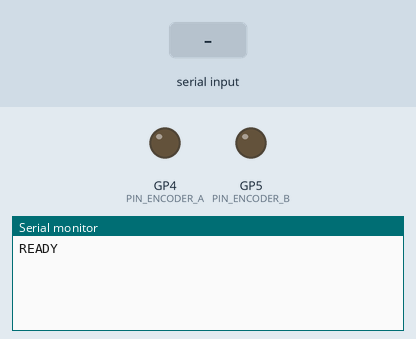
A sketch run on a simulated Raspberry Pi Pico. Shown: output pins drawn as LEDs (lit = HIGH), the last lines printed to the serial monitor. The inputs (shaded band) are chosen by the test bench.

Above: at 1.2 s.
1.3 s: "START\n" received over Serial
At 2.7 s:
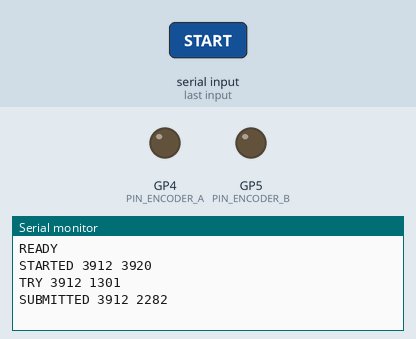
4.3 s: "STOP\n" received over Serial
At 5.0 s:
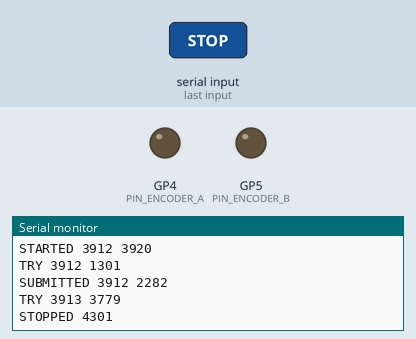

The sketch:

sketch_sep22a.ino
```cpp
/*
  ESP32-C3 encoder emulator with a serial START/STOP protocol.

  GPIO4 -> encoder A / RP2040 GPIO27
  GPIO5 -> encoder B / RP2040 GPIO29
  GPIO6 -> encoder button / RP2040 GPIO28
  GND   -> target GND

  Lines are only pulled LOW or released. HIGH comes from target pull-ups.
  Reconstructed from the colleague's description; hardware not verified here.
*/

#include <Arduino.h>
#include <string.h>

constexpr uint8_t PIN_ENCODER_A = 4;
constexpr uint8_t PIN_ENCODER_B = 5;
constexpr uint8_t PIN_ENCODER_SW = 6;

constexpr uint16_t FIRST_ATTEMPT = 3912;
constexpr uint16_t LAST_ATTEMPT = 3920;

constexpr uint32_t PHASE_DELAY_MS = 8;
constexpr uint32_t BETWEEN_DETENTS_MS = 82;
constexpr uint32_t BEFORE_BUTTON_MS = 15;
constexpr uint32_t BUTTON_DOWN_MS = 15;
constexpr uint32_t BUTTON_RELEASE_MS = 35;
constexpr uint32_t AFTER_ATTEMPT_MS = 1360;

bool encoderAt11 = true;
bool stopRequested = false;
bool startRequested = false;
bool started = false;
bool finished = false;
bool stopAnnounced = false;
char commandBuffer[16] = {};
uint8_t commandLength = 0;

void pullLow(uint8_t pin) {
  digitalWrite(pin, LOW);
  pinMode(pin, OUTPUT);
}

void releaseLine(uint8_t pin) {
  pinMode(pin, INPUT);
}

void releaseAllLines() {
  releaseLine(PIN_ENCODER_A);
  releaseLine(PIN_ENCODER_B);
  releaseLine(PIN_ENCODER_SW);
}

void processCommandLine() {
  commandBuffer[commandLength] = '\0';
  if (strcmp(commandBuffer, "START") == 0 && !started && !finished && !stopRequested) {
    startRequested = true;
  } else if (strcmp(commandBuffer, "STOP") == 0) {
    stopRequested = true;
  }
  commandLength = 0;
}

void pollCommands() {
  while (Serial.available() > 0) {
    const char c = static_cast<char>(Serial.read());
    if (c == 'X' || c == 'x') {
      stopRequested = true;
      commandLength = 0;
    } else if (c == '\n' || c == '\r') {
      if (commandLength > 0) processCommandLine();
    } else if (commandLength < sizeof(commandBuffer) - 1) {
      commandBuffer[commandLength++] = c;
    } else {
      commandLength = 0;
    }
  }
}

bool controlledDelay(uint32_t durationMs) {
  for (uint32_t i = 0; i < durationMs; ++i) {
    pollCommands();
    if (stopRequested) return false;
    delay(1);
  }
  pollCommands();
  return !stopRequested;
}

bool rotateOneStepUp() {
  if (encoderAt11) {
    pullLow(PIN_ENCODER_B);       // 11 -> 01
    if (!controlledDelay(PHASE_DELAY_MS)) return false;
    pullLow(PIN_ENCODER_A);       // 01 -> 00
    encoderAt11 = false;
  } else {
    releaseLine(PIN_ENCODER_B);   // 00 -> 10
    if (!controlledDelay(PHASE_DELAY_MS)) return false;
    releaseLine(PIN_ENCODER_A);   // 10 -> 11
    encoderAt11 = true;
  }
  return controlledDelay(BETWEEN_DETENTS_MS);
}

bool rotateOneStepDown() {
  if (encoderAt11) {
    pullLow(PIN_ENCODER_A);       // 11 -> 10
    if (!controlledDelay(PHASE_DELAY_MS)) return false;
    pullLow(PIN_ENCODER_B);       // 10 -> 00
    encoderAt11 = false;
  } else {
    releaseLine(PIN_ENCODER_A);   // 00 -> 01
    if (!controlledDelay(PHASE_DELAY_MS)) return false;
    releaseLine(PIN_ENCODER_B);   // 01 -> 11
    encoderAt11 = true;
  }
  return controlledDelay(BETWEEN_DETENTS_MS);
}

bool clickEncoder() {
  pullLow(PIN_ENCODER_SW);
  if (!controlledDelay(BUTTON_DOWN_MS)) return false;
  releaseLine(PIN_ENCODER_SW);
  return controlledDelay(BUTTON_RELEASE_MS);
}

bool enterDigitFromZero(uint8_t digit) {
  if (digit <= 5) {
    for (uint8_t step = 0; step < digit; ++step) {
      if (!rotateOneStepUp()) return false;
    }
  } else {
    for (uint8_t step = 0; step < 10 - digit; ++step) {
      if (!rotateOneStepDown()) return false;
    }
  }
  if (!controlledDelay(BEFORE_BUTTON_MS)) return false;
  return clickEncoder();
}

bool enterAttempt(uint16_t value) {
  const uint8_t digits[4] = {
    static_cast<uint8_t>((value / 1000) % 10),
    static_cast<uint8_t>((value / 100) % 10),
    static_cast<uint8_t>((value / 10) % 10),
    static_cast<uint8_t>(value % 10)
  };

  Serial.printf("TRY %04u %lu\n", value, static_cast<unsigned long>(millis()));
  for (const uint8_t digit : digits) {
    if (!enterDigitFromZero(digit)) return false;
  }
  Serial.printf("SUBMITTED %04u %lu\n", value, static_cast<unsigned long>(millis()));
  return true;
}

void runSearch() {
  started = true;
  Serial.printf("STARTED %04u %04u\n", FIRST_ATTEMPT, LAST_ATTEMPT);
  for (uint16_t attempt = FIRST_ATTEMPT; attempt <= LAST_ATTEMPT; ++attempt) {
    if (!enterAttempt(attempt) || !controlledDelay(AFTER_ATTEMPT_MS)) break;
  }
  releaseAllLines();
  finished = true;
  if (stopRequested) {
    Serial.printf("STOPPED %lu\n", static_cast<unsigned long>(millis()));
    stopAnnounced = true;
  } else {
    Serial.printf("FINISHED %lu\n", static_cast<unsigned long>(millis()));
  }
}

void setup() {
  Serial.begin(115200);
  releaseAllLines();
  Serial.println("READY");
}

void loop() {
  pollCommands();
  if (stopRequested && !stopAnnounced) {
    releaseAllLines();
    finished = true;
    Serial.printf("STOPPED %lu\n", static_cast<unsigned long>(millis()));
    stopAnnounced = true;
  } else if (startRequested && !started && !finished) {
    runSearch();
  }
  delay(1);
}
```

Measured:
- after the input at 1.3 s, the serial monitor: prints a new line at once (image 1)
- after the input at 4.3 s, the serial monitor: prints a new line at once (image 2)
